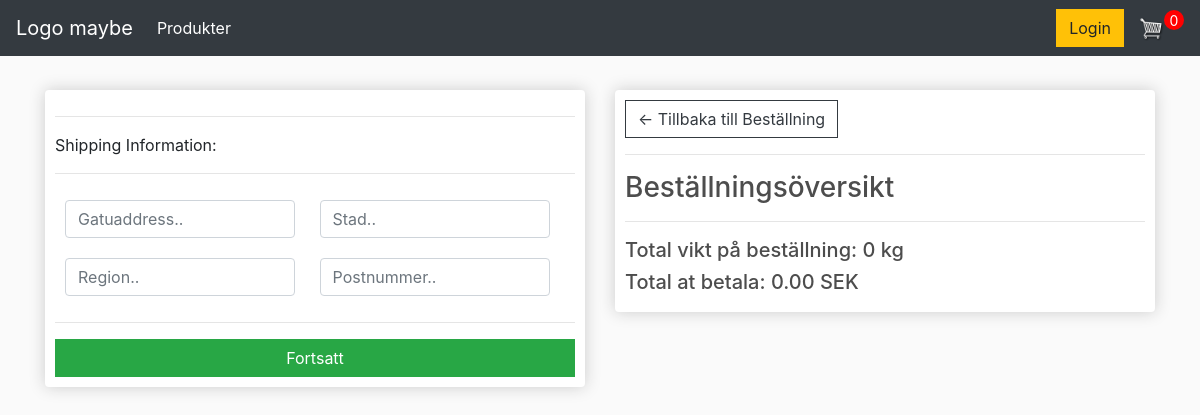
Before: /checkout/ (signed in) with the older database file.
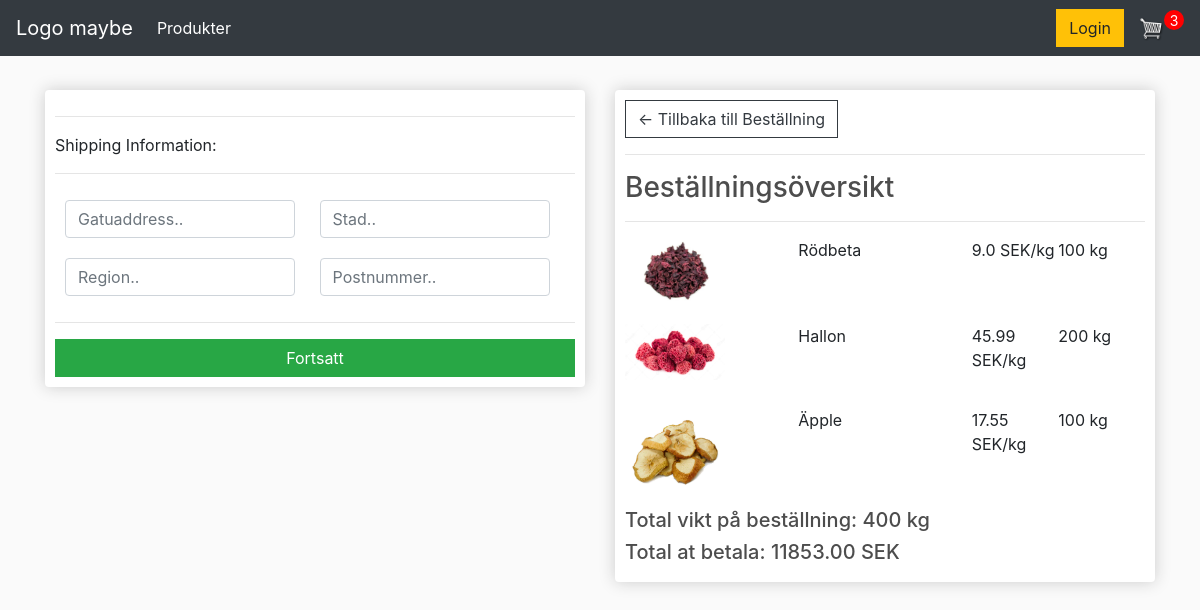
After: the same page with the newer database file.
### store/models.py (models this page shows, shortened)
class Order(models.Model):
    customer = models.ForeignKey(Customer, on_delete=models.SET_NULL, blank=True, null=True)
    date_ordered = models.DateTimeField(auto_now_add=True)
    complete = models.BooleanField(default=False, null=True, blank=False)
    transaction_id = models.CharField(max_length=255, null=True)
    @property
    def get_cart_total(self):
        orderitems = self.orderitem_set.all()
        total = sum([item.get_total for item in orderitems])
        return total
    @property
    def get_cart_items(self):
        orderitems = self.orderitem_set.all()
        total = sum([item.quantity for item in orderitems])
        return total
    def get_cart_items_number(self):
        orderitems = self.orderitem_set.all()
        total = orderitems.count()
        return total

class OrderItem(models.Model):
    product = models.ForeignKey(Product, on_delete=models.SET_NULL, blank=True, null=True)
    order = models.ForeignKey(Order, on_delete=models.SET_NULL, blank=True, null=True)
    quantity = models.IntegerField(default=0, null=True, blank=True)
    date_added = models.DateTimeField(auto_now_add=True)
    @property
    def get_total(self):
        total = self.product.price * self.quantity
        return total

class Product(models.Model):
    name = models.CharField(max_length=255, null=True)
    slug = models.SlugField(max_length=200, null=True)
    price = models.FloatField()
    description = models.CharField(max_length=1000, null=True)
    stock = models.FloatField(null=True)
    image = models.ImageField(null=True, blank=True)
    @property
    def image_url(self):
        try:
            url = self.image.url
        except:
            url = ''
        return url

### store/views.py (the view)
# urls.py: path('checkout/', views.checkout, name="checkout"),
def checkout(request):
    if request.user.is_authenticated:
        customer = request.user.customer
        order, created = Order.objects.get_or_create(customer=customer, complete=False)
        items = order.orderitem_set.all()
        cartItems = order.get_cart_items_number
    else:
        items = []
        order = {'get_cart_total': 0, 'get_cart_items': 0}
        cartItems = order['get_cart_items_number']
    context = {'items': items, 'order': order, 'cartItems': cartItems}
    return render(request, 'store/checkout.html', context)

### store/templates/store/checkout.html (shortened to what this page needs)
{% extends 'store/main.html' %}
{% load static %}
{% block content %}
    <div class="row">
		<div class="col-lg-6">
			<div class="box-element" id="form-wrapper">
				<form id="form">
					<div id="shipping-info">
						<hr>
						<p>Shipping Information:</p>
						<hr>
						<div class="form-field">
							<input class="form-control" type="text" name="address" placeholder="Gatuaddress..">
						</div>
						<div class="form-field">
							<input class="form-control" type="text" name="city" placeholder="Stad..">
						</div>
						<div class="form-field">
							<input class="form-control" type="text" name="state" placeholder="Region..">
						</div>
						<div class="form-field">
							<input class="form-control" type="text" name="zipcode" placeholder="Postnummer..">
						</div>
					</div>
					<hr>
					<input id="form-button" class="btn btn-success btn-block" type="submit" value="Fortsatt">
				</form>
			</div>
			<br>
		</div>
		<div class="col-lg-6">
			<div class="box-element">
				<a  class="btn btn-outline-dark" href="{% url 'cart' %}">&#x2190; Tillbaka till Beställning</a>
				<hr>
				<h3>Beställningsöversikt</h3>
				<hr>
				{% for item in items %}
				<div class="cart-row">
					<div style="flex:2"><img class="row-image" src="{{item.product.image_url}}"></div>
					<div style="flex:2"><p>{{item.product.name}}</p></div>
					<div style="flex:1"><p>{{item.product.price}} SEK/kg</p></div>
					<div style="flex:1"><p>{{item.quantity}} kg</p></div>
				</div>
				{% endfor %}
				<h5>Total vikt på beställning: {{order.get_cart_items}} kg</h5>
				<h5>Total at betala: {{order.get_cart_total|floatformat:2}} SEK</h5>
			</div>
		</div>
	</div>
{% endblock content %}

### store/templates/store/main.html (shortened to what this page needs)
<!DOCTYPE html>
{% load static %}
<html>
<head>
	<link rel="stylesheet" href="https://stackpath.bootstrapcdn.com/bootstrap/4.4.1/css/bootstrap.min.css">
	<link rel="stylesheet" type="text/css" href="{% static 'css/main.css' %}">
</head>
<body>
	<nav class="navbar navbar-expand-lg navbar-dark bg-dark">
	  <a class="navbar-brand" href="#">Logo maybe</a>
	  <div class="collapse navbar-collapse" id="navbarSupportedContent">
	    <ul class="navbar-nav mr-auto">
	      <li class="nav-item active">
	        <a class="nav-link" href="{% url 'store' %}">Produkter</a>
	      </li>
	    </ul>
	    <div class="form-inline my-2 my-lg-0">
	     	<a href="#"class="btn btn-warning">Login</a>
	     	<a href="{% url 'cart' %}">
	    		<img  id="cart-icon" src="{% static 'images/cart.png' %}">
	    	</a>
	    	<p id="cart-total">{{cartItems}}</p>
	    </div>
	  </div>
	</nav>
     <div class="container">
            <br>
            {% block content %}
            {% endblock content %}
         </div>
</body>
</html>

### static/css/main.css (style rules this page uses)
body { background-color: hsl(0, 0%, 98%); }
h1,h2,h3,h4,h5,h6 { color:hsl(0, 0%, 30%); }
.box-element { box-shadow:hsl(0, 0%, 80%) 0 0 16px; background-color: #fff; border-radius: 4px; padding: 10px; }
.bg-dark { background-color: red; }
#cart-icon { width:25px; display: inline-block; margin-left: 15px; }
#cart-total { display: block; text-align: center; color:#fff; background-color: red; width: 20px; height: 20px; border-radius: 50%; font-size: 14px; }
.col-lg-4, .col-lg-6, .col-lg-8, .col-lg-12 { margin-top: 10px; }
.btn { border-radius: 0; }
.row-image { width: 100px; }
.form-field { width:250px; display: inline-block; padding: 10px; }
.cart-row { display: flex; align-items: flex-stretch; padding-bottom: 10px; margin-bottom: 10px; }

Changed rows visible on the page:
computed for Order: id "0" → "3"; get_cart_items "0" → "400"; get_cart_total "0.00" → "11853.00"
added OrderItem: product.image_url (picture), product.name "Rödbeta", product.price "9.0", quantity "100"
added OrderItem: product.image_url (picture), product.name "Hallon", product.price "45.99", quantity "200"
added OrderItem: product.image_url (picture), product.name "Äpple", product.price "17.55", quantity "100"
